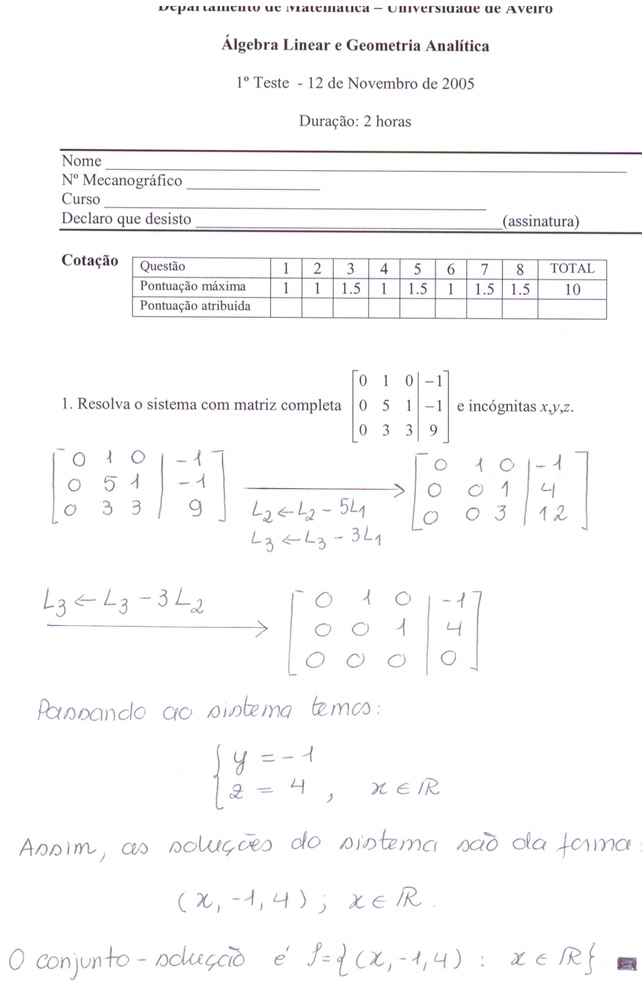
#> input picture Ano_1/ALGA/Exames/Exames 2005-2006/Resoluçãoteste1_12_NOV/RESOLUCAOTESTE12NOV05-pag1.jpg, 642 x 1000 px, shrunk from 1296 x 2019 before the run
$ python -i filters.py   (imports and definitions only)
#> lines starting #> are read from the running program, lines starting #| are printed output that depends on the picture; after the words box and inside, x2 and y2 are one past the last pixel; in counts of white or black regions, pixels touching at a corner belong together
### Ano_1/LabI/Projeto Final - Moura/repositoryContent/ImageEditor/effects.py
#encoding=utf-8

from PIL import Image
import math

#####################################
### Basic Image Edition Functions ###
#####################################

""" This file contains all the effects that apply one single visual change to the image.
    The objective is to make as much effects as possible by manipulationg pixels directly,
    avoiding as much as possible to use Pillow library of custom effects.
    Still, Pillow functions will be left commented for comparison purposes."""


# [165 lines left out: functions thumbnail, standard_format, resize_wh, resize_nearest, crop, rotate and 5 more, not called in this run]


def gaussian_grid(radius):
    """Auxiliar function - Creates kernel table to calculate Gaussian Blur in Blur function"""
    """ website used to understand concept of gaussian kernel table: http://homepages.inf.ed.ac.uk/rbf/HIPR2/gsmooth.htm"""
    diameter = 2*radius +1

    # Creates empty 2D list/table to cuse as convolution table with image pixels
    kernel = []
    for i in range(diameter):
        kernel.append([])

    # Calculates gaussian values with distance to the center of kernel (sigma = radius, for simplicity)
    # Optmized only to radiu 2 blur (5x5 kernel box), different sigma values woud be needed to adjust
    total = 0 # used to normalize values in the end
    xtemp = 0 # use to "change" indexes to [0 - upto - radius - downto - 0]
    for x in range(diameter):
        if x <= radius:
            ytemp = 0
            for y in range(diameter):
                if y <= radius:
                    kernel[x].append(round((1/(2*math.pi*2))*(math.e**((math.pow(xtemp,2)+math.pow(ytemp,2))/(2*2))),2))
                    total = total + kernel[x][y]
                    if ytemp < radius:
                        ytemp = ytemp +1
                if y > radius:
                    ytemp = ytemp -1
                    kernel[x].append(round((1/(2*math.pi*2))*(math.e**((math.pow(xtemp,2)+math.pow(ytemp,2))/(2*2))),2))
                    total = total + kernel[x][y]
            if xtemp < radius:
                xtemp = xtemp +1
        if x > radius:
            xtemp = xtemp -1
            ytemp = 0
            for y in range(diameter):
                if y <= radius:
                    kernel[x].append(round((1/(2*math.pi*2))*(math.e**((math.pow(xtemp,2)+math.pow(ytemp,2))/(2*2))),2))
                    total = total + kernel[x][y]
                    if ytemp < radius:
                        ytemp = ytemp +1
                if y > radius:
                    ytemp = ytemp -1
                    kernel[x].append(round((1/(2*math.pi*2))*(math.e**((math.pow(xtemp,2)+math.pow(ytemp,2))/(2*2))),2))
                    total = total + kernel[x][y]


    # Normalizes values of gaussian distribuition kernel table to sum 1 (to use as 100% percentage)
    for x in range(diameter):
        for y in range(diameter):
            kernel[x][y] = kernel[x][y]/total

    # separete vertical and horizontal component of kernel (witch are equal due gaussian to gaussian distribution)
    # sweeping the image separatly by each dimention reduces number of calculations, increases speed
    linearKernel = []
    for i in range(diameter):
        linearKernel.append(math.sqrt(kernel[i][i]))

    return linearKernel


def blur(im, radius):
    """Option 10 - Blurs image. The greater the radius, the blurrier the image."""
    # Pillow alernative: im = im.filter(ImageFilter.GaussianBlur(radius = radius))

    kernel = gaussian_grid(radius)
    diameter = 2*radius -1 # diameter of gaussian kernel
    width, height = im.size
    new_im = Image.new(im.mode, im.size) # to the first pass of the linearKernel
    new_im2 = Image.new(im.mode, im.size) # to the second and last pass of the linearKernel

    for x in range(radius, width-radius):
        for y in range(height):
            #for each pixel, loop again to get horizontal neighbour pixels
            i = 0
            tR, tG, tB = 0, 0, 0 # variables to calculate total of each pixel channel
            for x2 in range(x-radius, x+radius+1):
                p = im.getpixel( (x2, y) )
                tR = tR + p[0]*kernel[i]
                tG = tG + p[1]*kernel[i]
                tB = tB + p[2]*kernel[i]
                i = i+1
            # assign new values for pixel but in new_im so theres no contamination
            r = int(tR)
            g = int(tG)
            b = int(tB)
            new_im.putpixel((x,y), (r, g, b)) # put p in new image (original stays the same)

    for x in range(width):
        for y in range(radius, height-radius):
            #for each pixel, loop again to get vertical neighbour pixels
            i = 0
            tR, tG, tB = 0, 0, 0
            for y2 in range(y-radius, y+radius+1):
                p = new_im.getpixel( (x, y2) )
                tR = tR + p[0]*kernel[i]
                tG = tG + p[1]*kernel[i]
                tB = tB + p[2]*kernel[i]
                i = i+1
            r = int(tR)
            g = int(tG)
            b = int(tB)
            new_im2.putpixel((x,y), (r, g, b))

    return new_im2


# [12 lines left out: function negative, not called in this run]


def black_white(im):
    """Option 12 - Creates black and white (grayscale) image."""
    width, height = im.size
    new_im = Image.new("L", im.size)

    for x in range(width):
        for y in range(height):
            p = im.getpixel( (x,y) )
            l = int((p[0]*0.299) + (p[1]*0.587) + (p[2]*0.144))
            new_im.putpixel( (x,y), (l) )
    new_im = new_im.convert("RGB")
    return new_im
    # folowing code would convert directly in jpg format, did not test in other formats
    # im = im.convert("L")
    # return im


# [12 lines left out: function sepia, not called in this run]


def is_edge(im, diff):
    """Option 14 - Detects edges of image, returns white background with black edges"""
    #converter imagem e criar nova imagem base
    new_im = im.convert("YCbCr")
    width, height = im.size
    new_im2 = Image.new(new_im.mode, new_im.size)

    for x in range(width):
        for y in range (height):
            p = new_im.getpixel( (x, y) )
            # checks pixel neighbours, except for 1st and last pixel of width and height
            # if pixel is edge, changes it to black
            changed = False
            # garantees that border is white, because no comparison can be made
            if x == 0 or x == width-1 or y == 0 or y == height-1:
                new_im2.putpixel( (x,y), (255, 128, 128) )
            # checks pixel neighbours, except for 1st and last pixel of width and height
            if x < width-1 and y < height-1 and x > 0 and y > 0:
                # avoids checking next pixel if change was already determined
                while changed == False:
                    # checks up and down
                    for vx in range(-1, 1):
                        for vy in [-1, 1]:
                            p2 = new_im.getpixel( (x + vx, y + vy) )
                            if abs(p[0]- p2[0]) > diff:
                                new_im2.putpixel( (x,y), (0, 128, 128) )
                                changed = True
                    # checks left and right
                    for vx in [-1,1]:
                        p2 = new_im.getpixel( (x + vx, y) )
                        if abs(p[0]- p2[0]) > diff:
                            new_im2.putpixel( (x,y), (0, 128, 128) )
                            changed = True
                    # if pixel is not edge, change to white
                    if changed == False:
                        new_im2.putpixel( (x,y), (255, 128, 128) )
                        changed = True

    new_im = new_im2.convert("RGB")
    return new_im


# [94 lines left out: functions overlap_edge, blend, blend_pixel, water_mark, get_factor, draw_dots, not called in this run]

### Ano_1/LabI/Projeto Final - Moura/repositoryContent/ImageEditor/filters.py
#encoding=utf-8

import os
from PIL import Image
from ImageEditor.effects import *

##################################################
### Filters functions - compound basic effects ###
##################################################

# [19 lines left out: function old_photo, not called in this run]


def pencil_draw(im):
    """Option 22 - Creates pencil drawn image"""
    width, height = im.size

    # apply black and white and blur to image
    im = black_white(im)
    im = blur(im, 2)

    # get edges to reinforce final drawing edges
    new_im = is_edge(im, 22)

    # open pencil drawing textures
    # hard pencil texture
    im2 = Image.open("ImageEditor/textures/texture_pencil1.jpg")
    if width < height:
        im2 = rotate(im2)
    # soft pencil texture
    im3 = Image.open("ImageEditor/textures/texture_pencil2.jpg")
    if width < height:
        im3 = rotate(im3)

    # overlap edge with soft pencil texture
    new_im = overlap_edge(im2, new_im)

    # blend above texture with hard pencil to soften edges
    new_im = blend(new_im, im3, 0.7)

    # blend with image
    im = blend(im, new_im, 0.7)

    return im


# [189 lines left out: functions color_draw, circles_black, circles_white, cartoon, not called in this run]


>>> from PIL import Image
>>> picture = Image.open('../../../../ALGA/Exames/Exames 2005-2006/Resoluçãoteste1_12_NOV/RESOLUCAOTESTE12NOV05-pag1.jpg')
#> picture is the input picture: PIL image 642x1000 RGB; mean R, G, B 249.8, 249.5, 250
>>> result = pencil_draw(picture)
#> in black_white, `new_im = Image.new("L", im.size)`: new_im: PIL image 642x1000 L; every value is 0
#> in blur, `new_im = Image.new(im.mode, im.size)`: new_im: PIL image 642x1000 RGB; every value is 0
#> after the loop in blur, `for x in range(width):`:
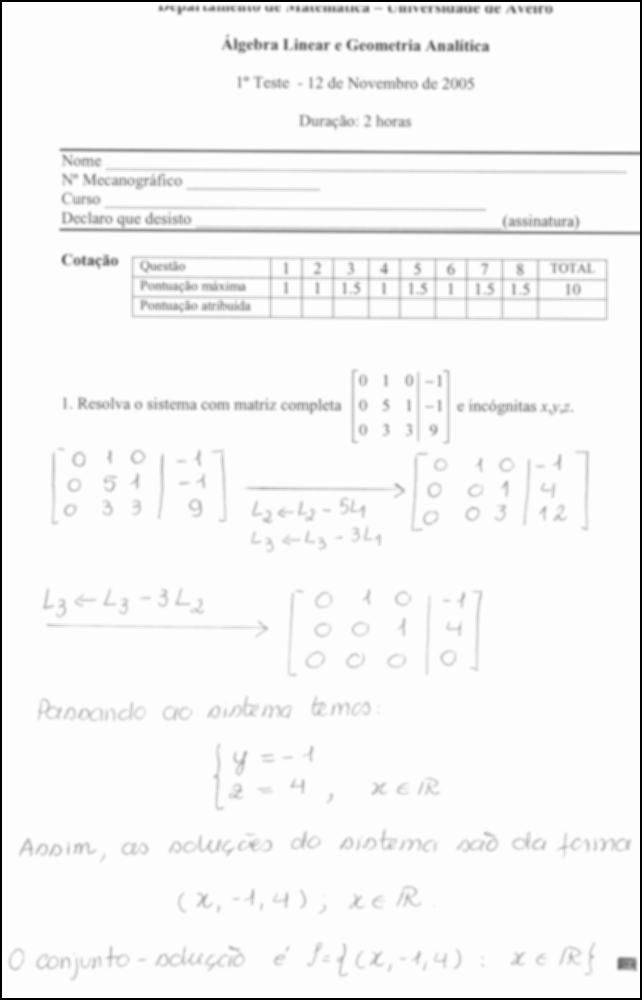
#> new_im2: PIL image 642x1000 RGB; min 0, max 253, mean 245.8
#> in is_edge, `new_im = im.convert("YCbCr")`: new_im: PIL image 642x1000 YCbCr; mean of channels 0, 1, 2 245.8, 128, 128
#> after the loop in is_edge, `for x in range(width):`: new_im2: PIL image 642x1000 YCbCr; mean of channels 0, 1, 2 242.1, 128, 128
#> in is_edge, `new_im = new_im2.convert("RGB")`:
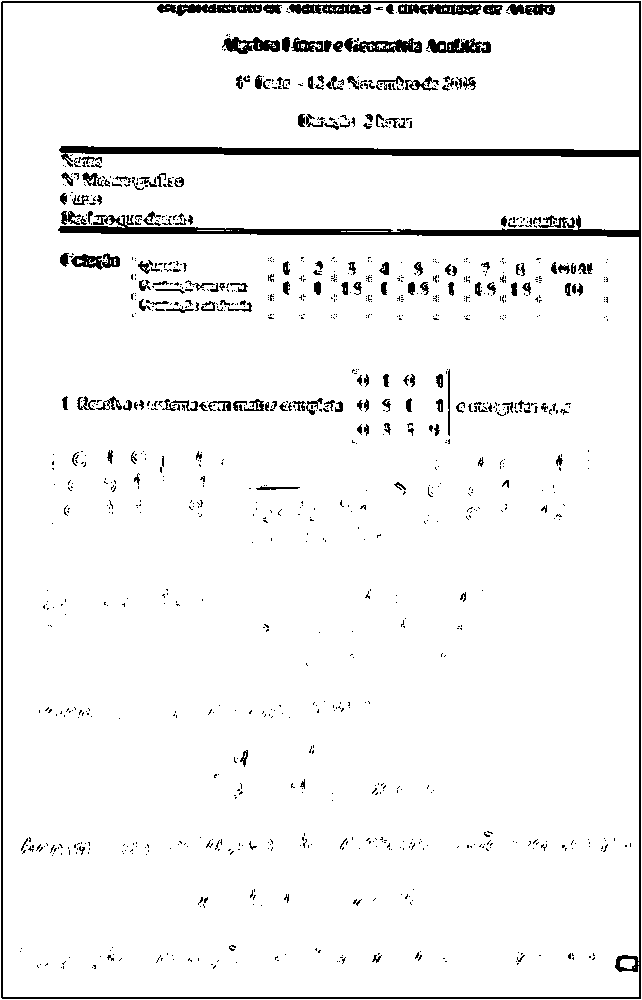
#> new_im: PIL image 642x1000 RGB; 94.9% white; 1106 black regions (916 under 20 px), largest, box (x1, y1, x2, y2) and area: (1, 1, 641, 999) 14771, (157, 4, 262, 16) 756, (344, 38, 422, 53) 695
#> (the run stopped early here; a loop or call above may not have finished)
